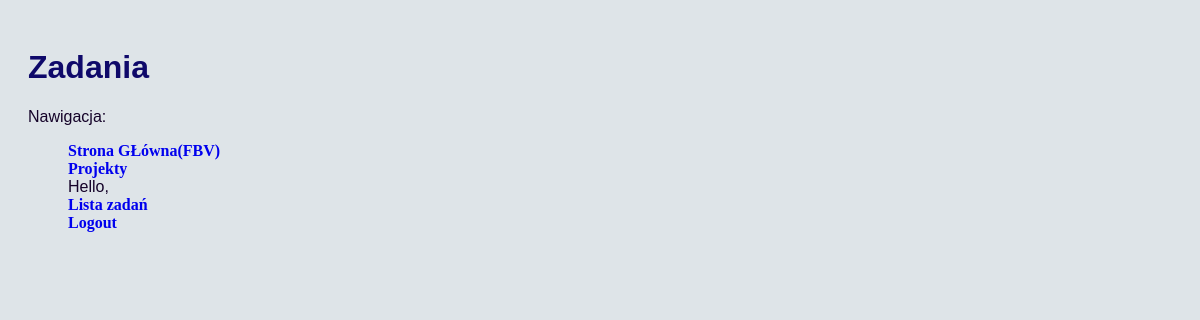
Page /tasks/ (signed in) on the earlier database version.
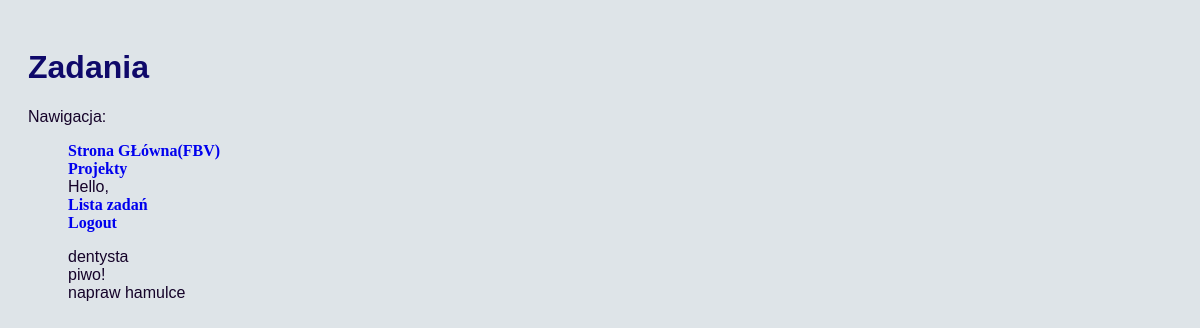
Same page on the later database version.
### todo/models.py (models this page shows, shortened)
class Task(models.Model):
    desc = models.CharField(max_length=400, verbose_name="description")
    due_date = models.DateTimeField(
        verbose_name="due date", default=timezone.now,)
    category = models.ForeignKey(Category, on_delete=models.PROTECT)
    projects = models.ManyToManyField(Project)
    done_task = models.BooleanField(verbose_name="done task", default=False)

### todo/views.py (the view)
# urls.py: path('tasks/', views.task, name="tasks"),
def task(request):
     tasks = Task.objects.all().order_by('due_date')
     context = {
        'title': "Zadania",
        'tasks': tasks,
        'data zadania': 'due_date',
    }
     return render(request, "todo/tasks.html", context)

### todo/templates/todo/tasks.html
{% extends "base.html" %}
{% block content %}
<ul>
    {% for task in tasks %}
    <li>{{ task.desc }}</li>
    {% endfor %}
</ul>
{% endblock %}

Differences in the rows shown:
added Task: desc "dentysta"
added Task: desc "piwo!"
added Task: desc "napraw hamulce"
